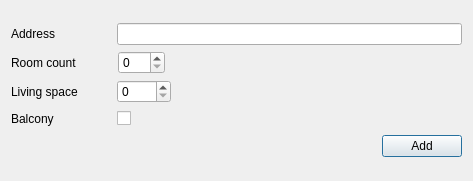
<?xml version="1.0" encoding="UTF-8"?>
<ui version="4.0">
 <class>AddFlat</class>
 <widget class="QDialog" name="AddFlat">
  <property name="geometry">
   <rect>
    <x>0</x>
    <y>0</y>
    <width>473</width>
    <height>181</height>
   </rect>
  </property>
  <property name="windowTitle">
   <string>Dialog</string>
  </property>
  <layout class="QGridLayout" name="gridLayout">
   <item row="0" column="0">
    <layout class="QVBoxLayout" name="verticalLayout">
     <item>
      <layout class="QHBoxLayout" name="horizontalLayout_3">
       <item>
        <widget class="QLabel" name="label">
         <property name="minimumSize">
          <size>
           <width>100</width>
           <height>0</height>
          </size>
         </property>
         <property name="text">
          <string>Address</string>
         </property>
        </widget>
       </item>
       <item>
        <widget class="QLineEdit" name="lineEdit_address"/>
       </item>
      </layout>
     </item>
     <item>
      <layout class="QHBoxLayout" name="horizontalLayout_2">
       <property name="spacing">
        <number>7</number>
       </property>
       <property name="sizeConstraint">
        <enum>QLayout::SetDefaultConstraint</enum>
       </property>
       <item>
        <widget class="QLabel" name="label_2">
         <property name="sizePolicy">
          <sizepolicy hsizetype="Fixed" vsizetype="Preferred">
           <horstretch>0</horstretch>
           <verstretch>0</verstretch>
          </sizepolicy>
         </property>
         <property name="minimumSize">
          <size>
           <width>100</width>
           <height>0</height>
          </size>
         </property>
         <property name="text">
          <string>Room count</string>
         </property>
        </widget>
       </item>
       <item>
        <widget class="QSpinBox" name="spinBox_roomCount">
         <property name="sizePolicy">
          <sizepolicy hsizetype="Fixed" vsizetype="Fixed">
           <horstretch>0</horstretch>
           <verstretch>0</verstretch>
          </sizepolicy>
         </property>
         <property name="layoutDirection">
          <enum>Qt::LeftToRight</enum>
         </property>
         <property name="maximum">
          <number>999</number>
         </property>
        </widget>
       </item>
       <item>
        <spacer name="horizontalSpacer_2">
         <property name="orientation">
          <enum>Qt::Horizontal</enum>
         </property>
         <property name="sizeHint" stdset="0">
          <size>
           <width>40</width>
           <height>20</height>
          </size>
         </property>
        </spacer>
       </item>
      </layout>
     </item>
     <item>
      <layout class="QHBoxLayout" name="horizontalLayout">
       <item>
        <widget class="QLabel" name="label_3">
         <property name="sizePolicy">
          <sizepolicy hsizetype="Fixed" vsizetype="Preferred">
           <horstretch>0</horstretch>
           <verstretch>0</verstretch>
          </sizepolicy>
         </property>
         <property name="minimumSize">
          <size>
           <width>100</width>
           <height>0</height>
          </size>
         </property>
         <property name="text">
          <string>Living space</string>
         </property>
        </widget>
       </item>
       <item>
        <widget class="QSpinBox" name="spinBox_livingSpace">
         <property name="sizePolicy">
          <sizepolicy hsizetype="Fixed" vsizetype="Fixed">
           <horstretch>0</horstretch>
           <verstretch>0</verstretch>
          </sizepolicy>
         </property>
         <property name="maximum">
          <number>9999</number>
         </property>
        </widget>
       </item>
       <item>
        <spacer name="horizontalSpacer_3">
         <property name="orientation">
          <enum>Qt::Horizontal</enum>
         </property>
         <property name="sizeHint" stdset="0">
          <size>
           <width>40</width>
           <height>20</height>
          </size>
         </property>
        </spacer>
       </item>
      </layout>
     </item>
     <item>
      <layout class="QHBoxLayout" name="horizontalLayout_4">
       <item>
        <widget class="QLabel" name="label_4">
         <property name="minimumSize">
          <size>
           <width>100</width>
           <height>0</height>
          </size>
         </property>
         <property name="text">
          <string>Balcony</string>
         </property>
        </widget>
       </item>
       <item>
        <widget class="QCheckBox" name="checkBox_hasBalcony">
         <property name="sizePolicy">
          <sizepolicy hsizetype="Minimum" vsizetype="Fixed">
           <horstretch>0</horstretch>
           <verstretch>0</verstretch>
          </sizepolicy>
         </property>
         <property name="maximumSize">
          <size>
           <width>40</width>
           <height>16777215</height>
          </size>
         </property>
         <property name="text">
          <string/>
         </property>
        </widget>
       </item>
       <item>
        <spacer name="horizontalSpacer_4">
         <property name="orientation">
          <enum>Qt::Horizontal</enum>
         </property>
         <property name="sizeHint" stdset="0">
          <size>
           <width>40</width>
           <height>20</height>
          </size>
         </property>
        </spacer>
       </item>
      </layout>
     </item>
     <item>
      <layout class="QHBoxLayout" name="horizontalLayout_5">
       <item>
        <spacer name="horizontalSpacer">
         <property name="orientation">
          <enum>Qt::Horizontal</enum>
         </property>
         <property name="sizeHint" stdset="0">
          <size>
           <width>40</width>
           <height>20</height>
          </size>
         </property>
        </spacer>
       </item>
       <item>
        <widget class="QPushButton" name="pushButton_add">
         <property name="text">
          <string>Add</string>
         </property>
        </widget>
       </item>
      </layout>
     </item>
    </layout>
   </item>
  </layout>
 </widget>
 <resources/>
 <connections/>
</ui>
